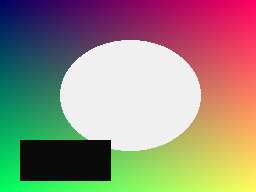
#> input picture apps/web/e2e/fixtures/sample.jpg, 256 x 192 px; its folder holds only this picture in this run
$ python -i thumbnail.py   (imports and definitions only)
#> lines starting #> are read from the running program, lines starting #| are printed output that depends on the picture
"""Embedded-thumbnail comparison. Pure, deterministic; no I/O beyond in-memory decoding.

Cameras and many editors store a small JPEG preview in the EXIF block (IFD1). Editors that
change pixels without regenerating that preview leave a thumbnail that still shows the
*earlier* picture: a cropped, flipped, or locally altered image then disagrees with its own
thumbnail. The comparison is a heuristic: thumbnails are made by different pipelines
(sharpening, tone curves, letterboxing), some cameras store a slightly different framing,
and a resave regenerates the thumbnail and erases the trace. Results are POSSIBLE at most.
"""

import io
import struct
from dataclasses import dataclass, field
from typing import Any

import numpy as np
from numpy.typing import NDArray
from PIL import Image

from app.services.image.regions import Region, connected_regions

THUMBNAIL_VERSION = "v1"
METHOD = "thumbnail"
EMBEDDED_ARTIFACT_METHOD = "thumbnail_embedded"
# The same comparison against the thumbnail signed into a C2PA manifest.
C2PA_METHOD = "c2pa_thumbnail"
C2PA_EMBEDDED_ARTIFACT_METHOD = "c2pa_thumbnail_embedded"
C2PA_LIMITATIONS = [
    "The claim thumbnail is whatever the signer stored; signing tools render it with their "
    "own scaling and tone, so small differences are normal.",
    "When the manifest's data hash validates, the pixels are unchanged since signing: a "
    "difference then reflects how the signer produced the thumbnail, not a later edit.",
    "When the data hash does not validate, the thumbnail shows what the signer saw; a "
    "difference is consistent with a change after signing but is not proof of one.",
    "The comparison runs at thumbnail resolution, so small edits are below its reach.",
]
C2PA_NO_MANIFEST_REASON = "The file carries no C2PA manifest, so there is no signed thumbnail."
C2PA_NO_THUMBNAIL_REASON = "The C2PA manifest carries no claim thumbnail to compare against."

# EXIF thumbnails live in TIFF-structured blocks: JPEG APP1 and TIFF files.
APPLICABLE_FORMATS = frozenset({"JPEG", "TIFF"})

_JPEG_INTERCHANGE = 0x0201
_JPEG_INTERCHANGE_LENGTH = 0x0202
_MAX_THUMBNAIL_BYTES = 4 * 1024 * 1024
MIN_THUMBNAIL_SIDE = 16
# Blocks whose mean normalised difference is below this never count as outliers.
MIN_OUTLIER_LEVEL = 0.35
MIN_REGION_BLOCKS = 2
MAX_REGIONS = 8
# A transform must beat the plain comparison by this much (and be good) to count as a flip.
TRANSFORM_MARGIN = 0.15
TRANSFORM_MIN_CORRELATION = 0.85

LIMITATIONS = [
    "Thumbnails are generated by a different pipeline than the main image (tone curve, "
    "sharpening, subsampling, sometimes letterboxing), so small differences are normal.",
    "Any full resave regenerates the thumbnail and erases the trace; a matching thumbnail "
    "says nothing about edits made before the last save.",
    "Some cameras and phones store a thumbnail with a slightly different framing or "
    "orientation than the final image.",
    "The comparison runs at thumbnail resolution, so small edits are below its reach.",
]

NOT_APPLICABLE_REASON = "This file format carries no EXIF block, so there is no embedded thumbnail."
NO_THUMBNAIL_REASON = "The file has no embedded EXIF thumbnail to compare against."


@dataclass(frozen=True)
class ThumbnailResult:
    thumbnail_width: int
    thumbnail_height: int
    original_width: int
    original_height: int
    aspect_ratio_thumbnail: float
    aspect_ratio_image: float
    aspect_mismatch: bool
    correlation: float
    correlation_outside_regions: float
    best_transform: str  # "none" | "flip_h" | "flip_v" | "rotate_180"
    best_transform_correlation: float
    orientation_mismatch: bool
    block_size: int
    outlier_sigma: float
    outlier_block_fraction: float
    regions: list[Region]
    mismatch_global: bool
    anomaly: bool
    observation: str
    # Difference map (thumbnail scale, enlarged) and the decoded embedded thumbnail.
    visualization_png: bytes = field(repr=False)
    thumbnail_png: bytes = field(repr=False)
    limitations: list[str] = field(default_factory=lambda: list(LIMITATIONS))
    confidence: str = "low"

    # [54 lines left out: functions flagged, to_json, not_applicable_json, not called in this run]


# -- EXIF thumbnail extraction -----------------------------------------------------------------


def _tiff_block(data: bytes) -> bytes | None:
    """The TIFF-structured EXIF block: the file itself for TIFF, the APP1 payload for JPEG."""
    if data[:4] in (b"II*\x00", b"MM\x00*"):
        return data
    if data[:2] != b"\xff\xd8":
        return None
    pos = 2
    while pos + 4 <= len(data):
        if data[pos] != 0xFF:
            return None
        marker = data[pos + 1]
        if marker in (0xD8, 0x01) or 0xD0 <= marker <= 0xD7:  # standalone markers
            pos += 2
            continue
        if marker in (0xDA, 0xD9):  # start of scan / end of image: no more headers
            return None
        (length,) = struct.unpack(">H", data[pos + 2 : pos + 4])
        segment = data[pos + 4 : pos + 2 + length]
        if marker == 0xE1 and segment.startswith(b"Exif\x00\x00"):
            return segment[6:]
        pos += 2 + length
    return None


def extract_exif_thumbnail(data: bytes) -> bytes | None:
    """JPEG bytes of the IFD1 thumbnail, or None when absent or malformed. Never raises."""
    tiff = _tiff_block(data)
    if tiff is None or len(tiff) < 8:
        return None
    endian = "<" if tiff[:2] == b"II" else ">" if tiff[:2] == b"MM" else None
    if endian is None:
        return None
    try:
        (ifd0,) = struct.unpack(endian + "I", tiff[4:8])
        (count,) = struct.unpack(endian + "H", tiff[ifd0 : ifd0 + 2])
        next_ptr = ifd0 + 2 + 12 * count
        (ifd1,) = struct.unpack(endian + "I", tiff[next_ptr : next_ptr + 4])
        if ifd1 == 0 or ifd1 + 2 > len(tiff):
            return None
        (count1,) = struct.unpack(endian + "H", tiff[ifd1 : ifd1 + 2])
        offset = length = None
        for i in range(count1):
            entry = tiff[ifd1 + 2 + 12 * i : ifd1 + 14 + 12 * i]
            if len(entry) < 12:
                return None
            tag, typ, n = struct.unpack(endian + "HHI", entry[:8])
            if typ == 4 and n == 1:  # LONG
                (value,) = struct.unpack(endian + "I", entry[8:12])
            elif typ == 3 and n == 1:  # SHORT
                (value,) = struct.unpack(endian + "H", entry[8:10])
            else:
                continue
            if tag == _JPEG_INTERCHANGE:
                offset = value
            elif tag == _JPEG_INTERCHANGE_LENGTH:
                length = value
    except struct.error:
        return None
    if offset is None or length is None or length <= 0 or length > _MAX_THUMBNAIL_BYTES:
        return None
    blob = tiff[offset : offset + length]
    return blob if blob[:2] == b"\xff\xd8" and len(blob) == length else None


# -- comparison ---------------------------------------------------------------------------------


# [9 lines left out: function _gray, not called in this run]


def _normalised(arr: NDArray[np.float32]) -> NDArray[np.float32]:
    std = float(arr.std())
    return (arr - float(arr.mean())) / (std if std > 1e-6 else 1.0)


def _correlation(a: NDArray[np.float32], b: NDArray[np.float32]) -> float:
    an, bn = _normalised(a), _normalised(b)
    return float(np.clip((an * bn).mean(), -1.0, 1.0))


# [43 lines left out: functions _block_means, _observation, not called in this run]


def compare_thumbnail(
    data: bytes,
    *,
    min_correlation: float = 0.9,
    outlier_sigma: float = 2.5,
    anomaly_min_fraction: float = 0.01,
    anomaly_max_fraction: float = 0.3,
    aspect_tolerance: float = 0.05,
) -> ThumbnailResult | None:
    """Compare the image with its EXIF thumbnail; None when there is no usable thumbnail."""
    thumb_bytes = extract_exif_thumbnail(data)
    if thumb_bytes is None:
        return None
    return compare_with_thumbnail(
        data,
        thumb_bytes,
        min_correlation=min_correlation,
        outlier_sigma=outlier_sigma,
        anomaly_min_fraction=anomaly_min_fraction,
        anomaly_max_fraction=anomaly_max_fraction,
        aspect_tolerance=aspect_tolerance,
    )


# [124 lines left out: function compare_with_thumbnail, not called in this run]

>>> import cv2
>>> picture = cv2.imread('../../../../../apps/web/e2e/fixtures/sample.jpg', cv2.IMREAD_GRAYSCALE)
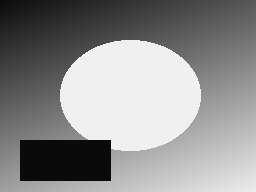
#> picture: shape (192, 256); min 0, max 255, mean 141.3
>>> result = compare_thumbnail(picture)
#> (the run stopped early here; a loop or call above may not have finished)
